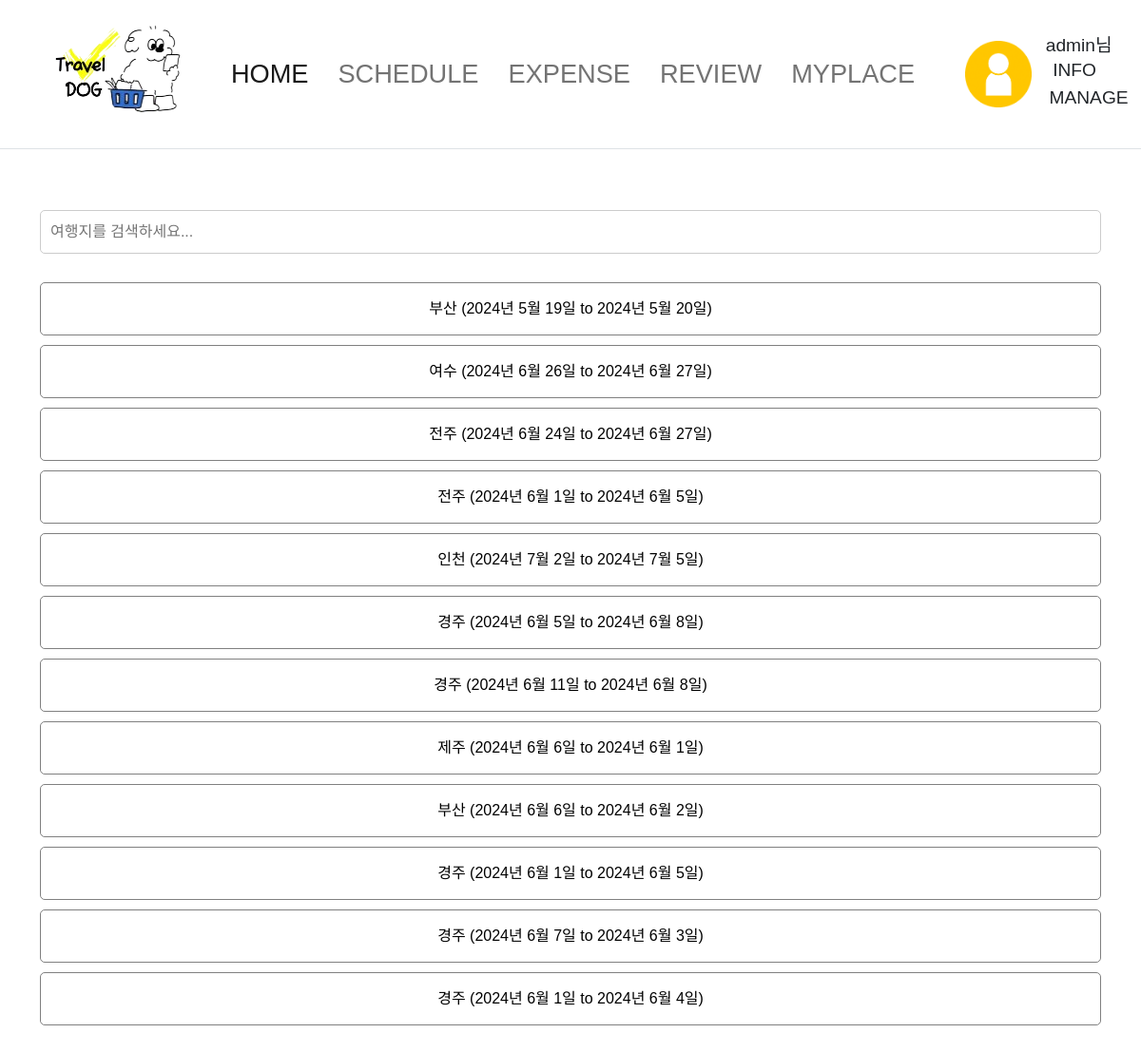
Page /expense/ (signed in) on the committed database.
### trips/models.py (models this page shows, shortened)
class Trip(models.Model):
    user = models.ForeignKey(User, on_delete=models.CASCADE)
    region = models.ForeignKey(Region, on_delete=models.CASCADE)
    start_date = models.DateField()
    end_date = models.DateField()

class Region(models.Model):
    name = models.CharField(max_length=100)
    image = models.FileField(upload_to='symbol/', blank=True, null=True)

### expense/views.py (the view)
# urls.py: path("", views.index),
@login_required
def index(request):
    username = request.user.username
    trip_list = list(Trip.objects.filter(user=request.user))
    content = {
        'username':username,
        'trip_list':trip_list,
    }
    return render(request, 'expense/index.html', content)

### template/expense/index.html (shortened to what this page needs)
{% extends 'index.html' %}
{% block content %}
<input type="text" id="searchBar" class="search-bar" placeholder="여행지를 검색하세요..." onkeyup="filterTrips()">
<ul id="tripList">
    {% for x in trip_list %}
    <li>
        <a class="trip-button" href="{% url 'EP:E' x.id %}">{{ x.region.name }} ({{ x.start_date }} to {{ x.end_date }})</a>
    </li>
    {% empty %}
        <li class="empty-message">여행 목록이 없습니다.</li>
    {% endfor %}
</ul>
{% endblock %}

### template/index.html (shortened to what this page needs)
<!DOCTYPE html>
<html lang="en">
<head>
  <link rel="stylesheet" href="https://cdn.jsdelivr.net/npm/bootstrap@5.3.3/dist/css/bootstrap.min.css">
  {% load static %}
  <link rel="stylesheet" type="text/css" href="{% static 'css/styles.css' %}">
</head>
{% block body %}
<div class="d-flex justify-content-center" style="width: 100%; height: auto;">
    <header class="d-flex flex-wrap align-items-center py-4 mb-4 border-bottom"  style="width:100%;">
      <div class="col mb-2 mb-md-2 d-flex justify-content-center header-logo">
        <a href="/home/" class="d-inline-flex link-body-emphasis text-decoration-none">
          <img src="/static/강아지-로고_최종.png" alt="로고">
        </a>
      </div>
      <nav class="navbar navbar-expand-lg col d-flex justify-content-center" style="margin:0;">
          <div class="collapse navbar-collapse" id="navbarResponsive">
            <ul class="navbar-nav ms-auto text-uppercase py-4 py-lg-0" style="font-size: 1.7rem;">
              <li class="nav-item" style="margin-right: 15px;"><a class="nav-link active" href="/home/">HoME</a></li>
              <li class="nav-item" style="margin-right: 15px;"><a class="nav-link" href="/trips/index/">SCHEDULE</a></li>
              <li class="nav-item" style="margin-right: 15px;"><a class="nav-link" href="/expense/">EXPENSE</a></li>
              <li class="nav-item" style="margin-right: 15px;"><a class="nav-link" href="/review/index/">REVIEW</a></li>
              <li class="nav-item" style="margin-right: 15px;"><a class="nav-link" href="/myplace/">MYPLACE</a></li>
            </ul>
        </div>
      </nav>
      <div class="col text-end  d-flex justify-content-center">
        {% if user.is_active %}
          <div class="d-flex align-items-center">
            <div class="d-flex flex-column align-items-left mx-0">
              <img src="/static/로그인로고.gif" alt="로그인 로고" onclick="document.location.href='/account/logout/'" style="height: 70px; margin-right: 5px;" onclick="" id="login">
            </div>
            <div class="d-flex flex-column align-items-left">
              <p style="font-size: 1.2rem; margin-bottom: -10px;">{{ user }}님</p>
              <button type="button" class="btn" onclick="document.location.href='/account/myinfo/'" id="myinfo" style="font-size: 1.2rem; margin-top: -2px; margin-bottom: -10px;">INFO</button>
              <button type="button" class="btn" onclick="document.location.href='/managetrip'" id="myinfo" style="font-size: 1.2rem; margin-top: -4px; margin-right: -30px;">MANAGE</button>
            </div>
          </div>
        {% else %}
          <div class="d-flex align-items-center">
          <div class="d-flex flex-column align-items-left mx-0">
            <img src="/static/게스트로고.PNG" alt="게스트 로고" style="height: 70px; margin-right: 5px;" onclick="document.location.href='/account/login/'" id="login">
          </div>
        {% endif %}
      </div>
    </header>
</div>
{% endblock %}
  <div class="container">
    {% block content %}{% endblock %}
  </div>
</body>
</html>

### template/expense/index.html (style rules this page uses)
ul { list-style-type: none; padding: 0; }
li { margin: 10px 0; }
.trip-button { display: block; width: 100%; padding: 15px; background-color: white; color: black; text-align: center; border: none; border: 1px solid gray; border-radius: 5px; text-decoration: none; font-size: 16px; transition: background-color 0.3s; }
.search-bar { width: 100%; padding: 10px; margin: 20px 0; font-size: 16px; border: 1px solid #ccc; border-radius: 5px; }

### rows in the picture
Trip: region.name "부산", start_date "2024년 5월 19일", end_date "2024년 5월 20일"
Trip: region.name "여수", start_date "2024년 6월 26일", end_date "2024년 6월 27일"
Trip: region.name "전주", start_date "2024년 6월 24일", end_date "2024년 6월 27일"
Trip: region.name "전주", start_date "2024년 6월 1일", end_date "2024년 6월 5일"
Trip: region.name "인천", start_date "2024년 7월 2일", end_date "2024년 7월 5일"
Trip: region.name "경주", start_date "2024년 6월 5일", end_date "2024년 6월 8일"
Trip: region.name "경주", start_date "2024년 6월 11일", end_date "2024년 6월 8일"
Trip: region.name "제주", start_date "2024년 6월 6일", end_date "2024년 6월 1일"
Trip: region.name "부산", start_date "2024년 6월 6일", end_date "2024년 6월 2일"
Trip: region.name "경주", start_date "2024년 6월 1일", end_date "2024년 6월 5일"
Trip: region.name "경주", start_date "2024년 6월 7일", end_date "2024년 6월 3일"
Trip: region.name "경주", start_date "2024년 6월 1일", end_date "2024년 6월 4일"

### other values in the picture
{{ user }} "admin"
